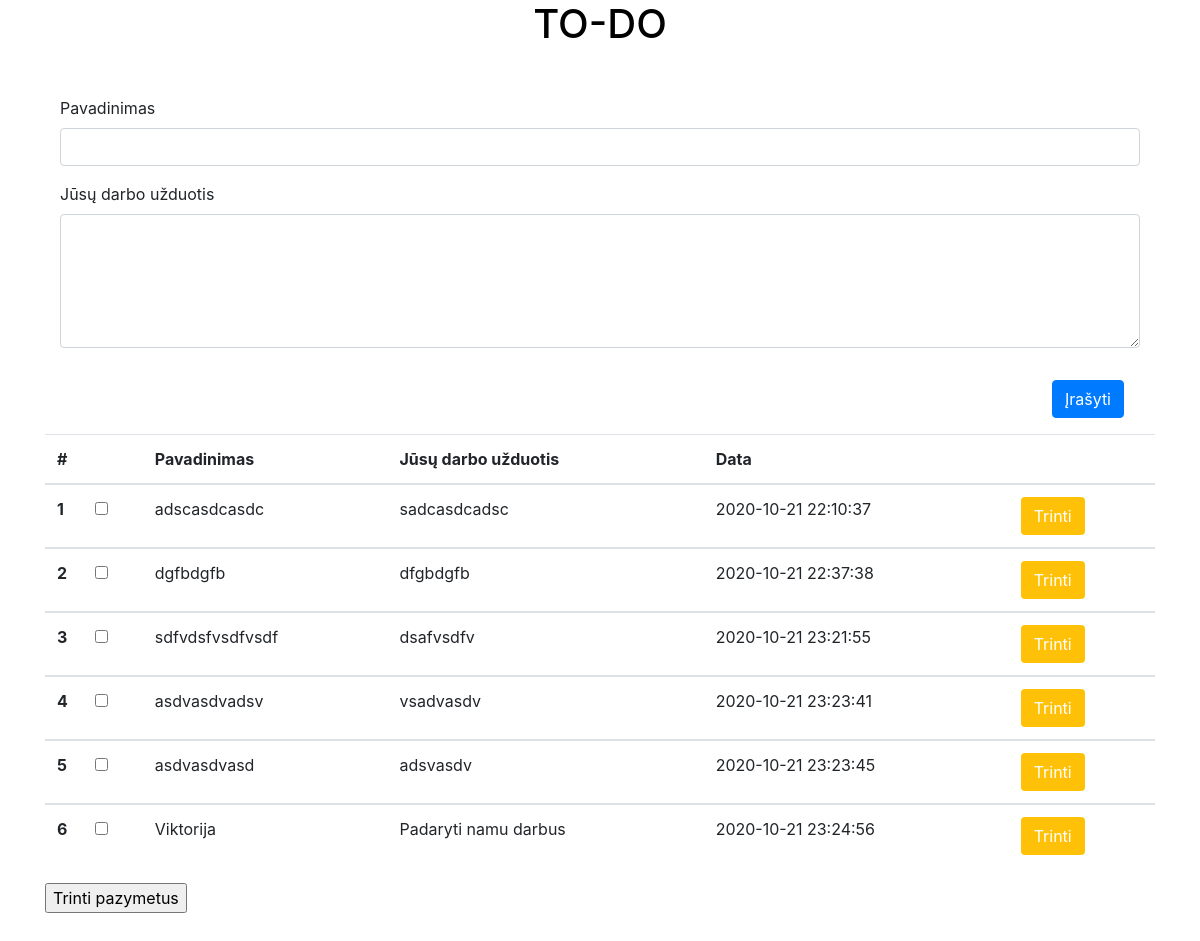
The page / on the database its author committed.
### tables this page shows
CREATE TABLE `tekstas` (
  `ID` int(11) NOT NULL,
  `Pavadinimas` text NOT NULL,
  `Tekstas` varchar(500) NOT NULL,
  `Data` datetime NOT NULL
);

### models/prisijungimas-db.php (called while the page is built, shortened)
<?php
$prisijungimas = mysqli_connect(DB_TIPAS, MYSQL_USER_VARDAS, MYSQL_USER_PASS, DB_PAVADINIMAS);
function getPrisijungimas(){
  global $prisijungimas;
if ($prisijungimas == false) {
  echo "ERROR: prisijungti nepavyko prie DB!!! <br>";
  echo mysqli_connect_error($prisijungimas);
  return NULL;
} else {
  return $prisijungimas;
  };
}
 ?>

### models/tekstas-crud.php (called while the page is built, shortened)
<?php
function getTekstai($kiekis = 999999999){
    $ManoSql = "SELECT * FROM tekstas limit $kiekis ";
    $tekstaiObj = mysqli_query(getPrisijungimas(), $ManoSql);
    return $tekstaiObj;
}

### index.php (the view, shortened to what this page needs)
<!DOCTYPE html>
<?php
include('models/tekstas-crud.php');
include('models/prisijungimas-db.php');
?>
<html>
    <head>
        <link rel="stylesheet" href="css/normalize.css">
        <link rel="stylesheet" href="libs/bootstrap/css/bootstrap.min.css">
        <link rel="stylesheet" href="css/style.css">
    </head>
    <body class="container">
      <div class="text-center mb-5">
        <h1>TO-DO</h1>
      </div>
      <form class="container">
      <div class="form-group">
        <label for="pavadinimas">Pavadinimas</label>
        <input type="text" class="form-control mb-2" id="pavadinimas" name="pavadinimas">
        <label>Jūsų darbo užduotis</label>
        <textarea class="form-control" rows="5" id="tekstas" name="antraste" maxlength="500"></textarea>
        <div class="float-right">
          <button class="btn btn-primary m-3" id="forma">Įrašyti</button>
        </div>
      </div>
    </form>
    <table class="table">
      <form class="">
      <thead>
        <tr>
          <th scope="col">#</th>
          <th scope="col"></th>
          <th scope="col">Pavadinimas</th>
          <th scope="col">Jūsų darbo užduotis</th>
          <th scope="col">Data</th>
          <th scope="col"></th>
        </tr>
      </thead>
      <?php
        $i = 1;
        $tekstai = getTekstai();
        while ($tekstas = mysqli_fetch_assoc($tekstai)){ ?>
      <tbody>
        <tr>
          <th scope="row"><?php echo $i++;  ?></th>
          <td><input type="checkbox" name="checkbox" class="form-check-input" value="<?php echo $tekstas['ID'] ?>"></td>
          <td><?php echo $tekstas['Pavadinimas'] ?></td>
          <td><?php echo $tekstas['Tekstas'] ?></td>
          <td><?php echo $tekstas['Data'] ?></td>
          <td> <a class="btn bg-warning text-white" href="controler/deleteTekstas.php?id=<?php echo $tekstas['ID'] ?>">Trinti</a> </td>
        </tr>
      </tbody>
      <?php } ?>
    </table>
    <input type="button" onclick='deleteChecked()' value="Trinti pazymetus"/>
     </body>
</html>

### css/style.css (style rules this page uses)
h1 { color: black; }

### rows shown on the page
tekstas: Pavadinimas "adscasdcasdc", Tekstas "sadcasdcadsc", Data "2020-10-21 22:10:37"
tekstas: Pavadinimas "dgfbdgfb", Tekstas "dfgbdgfb", Data "2020-10-21 22:37:38"
tekstas: Pavadinimas "sdfvdsfvsdfvsdf", Tekstas "dsafvsdfv", Data "2020-10-21 23:21:55"
tekstas: Pavadinimas "asdvasdvadsv", Tekstas "vsadvasdv", Data "2020-10-21 23:23:41"
tekstas: Pavadinimas "asdvasdvasd", Tekstas "adsvasdv", Data "2020-10-21 23:23:45"
tekstas: Pavadinimas "Viktorija", Tekstas "Padaryti namu darbus", Data "2020-10-21 23:24:56"
